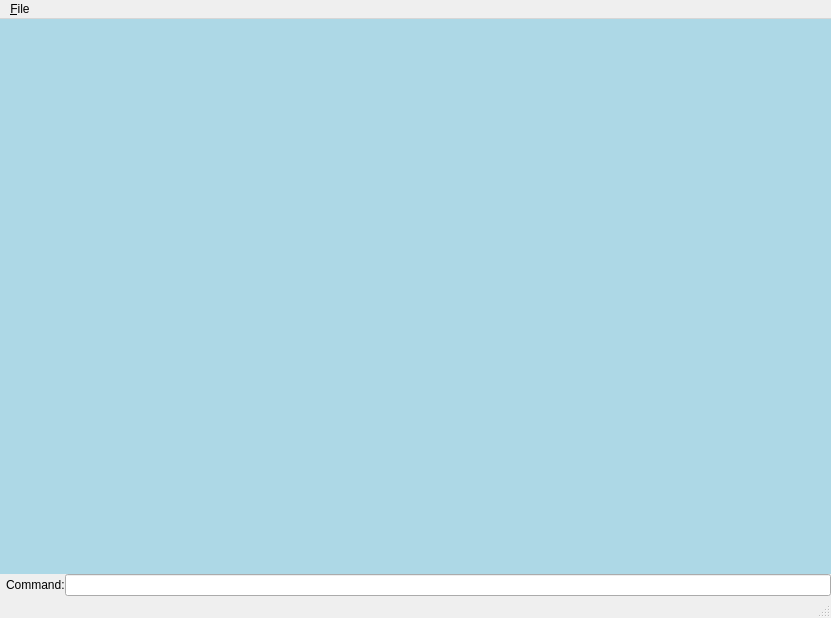
<?xml version="1.0" encoding="UTF-8"?>
<ui version="4.0">
 <class>MainWindow</class>
 <widget class="QMainWindow" name="MainWindow">
  <property name="geometry">
   <rect>
    <x>0</x>
    <y>0</y>
    <width>831</width>
    <height>618</height>
   </rect>
  </property>
  <property name="sizePolicy">
   <sizepolicy hsizetype="Expanding" vsizetype="Expanding">
    <horstretch>1</horstretch>
    <verstretch>1</verstretch>
   </sizepolicy>
  </property>
  <property name="windowTitle">
   <string>Chimera2</string>
  </property>
  <property name="styleSheet">
   <string notr="true"/>
  </property>
  <widget class="QWidget" name="centralwidget">
   <property name="sizePolicy">
    <sizepolicy hsizetype="Expanding" vsizetype="Expanding">
     <horstretch>1</horstretch>
     <verstretch>1</verstretch>
    </sizepolicy>
   </property>
   <property name="styleSheet">
    <string notr="true"/>
   </property>
   <layout class="QGridLayout" name="gridLayout" rowstretch="0,0">
    <property name="leftMargin">
     <number>0</number>
    </property>
    <property name="topMargin">
     <number>0</number>
    </property>
    <property name="rightMargin">
     <number>0</number>
    </property>
    <property name="bottomMargin">
     <number>0</number>
    </property>
    <property name="spacing">
     <number>0</number>
    </property>
    <item row="0" column="0" colspan="2">
     <widget class="QWidget" name="graphicsView" native="true">
      <property name="sizePolicy">
       <sizepolicy hsizetype="Expanding" vsizetype="Expanding">
        <horstretch>0</horstretch>
        <verstretch>0</verstretch>
       </sizepolicy>
      </property>
      <property name="autoFillBackground">
       <bool>false</bool>
      </property>
      <property name="styleSheet">
       <string notr="true">background-color: lightblue</string>
      </property>
     </widget>
    </item>
    <item row="1" column="0">
     <widget class="QLabel" name="label">
      <property name="text">
       <string>Command:</string>
      </property>
      <property name="indent">
       <number>6</number>
      </property>
     </widget>
    </item>
    <item row="1" column="1">
     <widget class="QLineEdit" name="lineEdit"/>
    </item>
   </layout>
  </widget>
  <widget class="QMenuBar" name="menubar">
   <property name="geometry">
    <rect>
     <x>0</x>
     <y>0</y>
     <width>831</width>
     <height>20</height>
    </rect>
   </property>
   <widget class="QMenu" name="menuFile">
    <property name="title">
     <string>&amp;File</string>
    </property>
    <addaction name="actionOpen"/>
    <addaction name="separator"/>
    <addaction name="actionQuit"/>
   </widget>
   <addaction name="menuFile"/>
  </widget>
  <widget class="QStatusBar" name="statusbar">
   <property name="sizePolicy">
    <sizepolicy hsizetype="Expanding" vsizetype="Minimum">
     <horstretch>0</horstretch>
     <verstretch>0</verstretch>
    </sizepolicy>
   </property>
  </widget>
  <action name="actionOpen">
   <property name="enabled">
    <bool>true</bool>
   </property>
   <property name="text">
    <string>&amp;Open</string>
   </property>
  </action>
  <action name="actionQuit">
   <property name="text">
    <string>&amp;Quit</string>
   </property>
  </action>
 </widget>
 <resources/>
 <connections/>
</ui>
